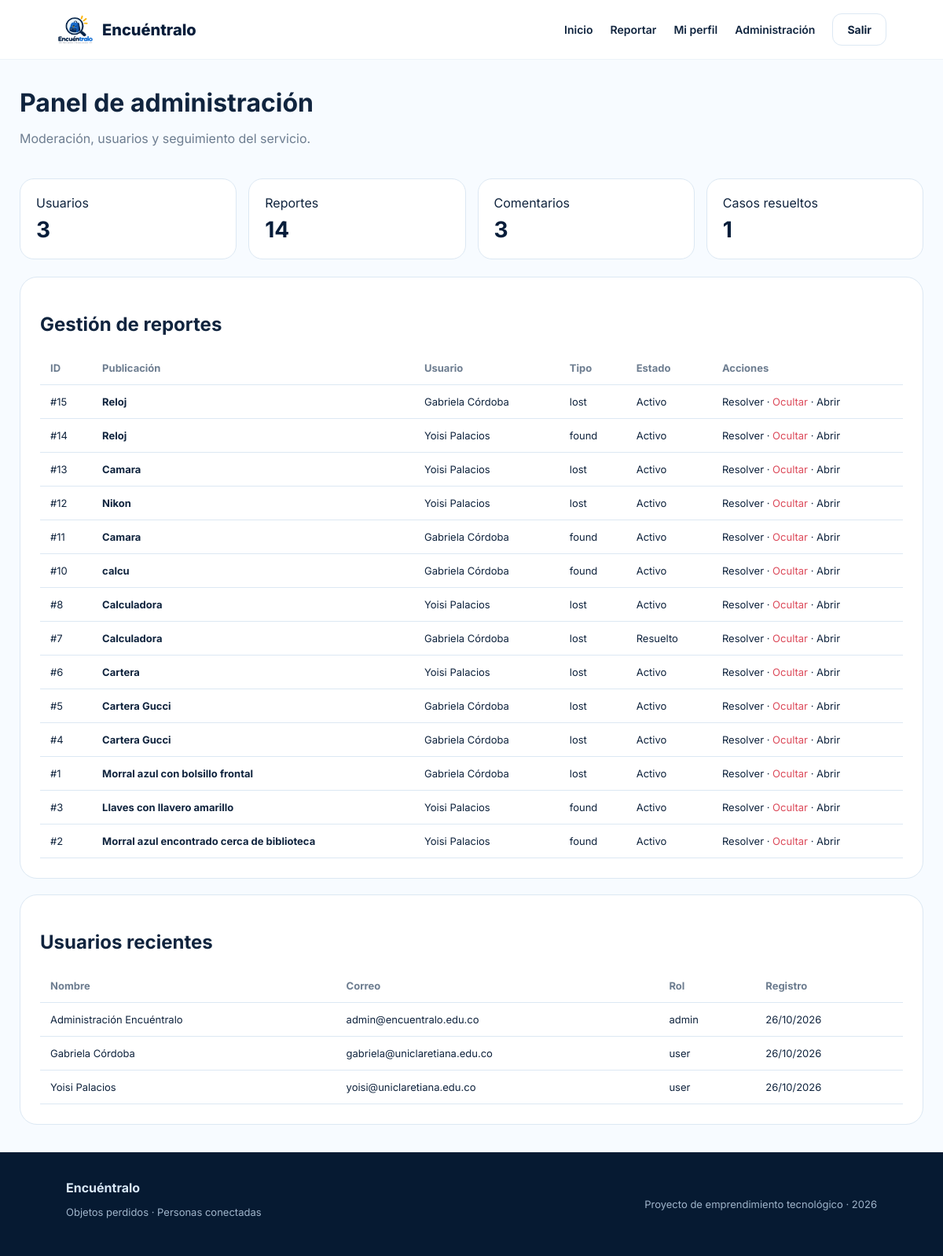
/admin/index.php (signed in), run on the app's committed database.
### tables this page shows
CREATE TABLE `reports` (
  `id` int(10) UNSIGNED NOT NULL,
  `user_id` int(10) UNSIGNED NOT NULL,
  `type` enum('lost','found') NOT NULL,
  `title` varchar(180) NOT NULL,
  `category` varchar(80) NOT NULL,
  `color` varchar(60) DEFAULT NULL,
  `location` varchar(180) NOT NULL,
  `event_date` date NOT NULL,
  `description` text NOT NULL,
  `image` varchar(255) DEFAULT NULL,
  `image_hash` varchar(64) DEFAULT NULL,
  `ai_label` varchar(255) DEFAULT NULL,
  `ai_confidence` decimal(5,2) NOT NULL DEFAULT 0.00,
  `ai_embedding` longtext DEFAULT NULL,
  `is_sensitive` tinyint(1) NOT NULL DEFAULT 0,
  `status` enum('open','resolved','hidden') NOT NULL DEFAULT 'open',
  `created_at` timestamp NOT NULL DEFAULT current_timestamp(),
  `updated_at` timestamp NOT NULL DEFAULT current_timestamp() ON UPDATE current_timestamp()
);

CREATE TABLE `users` (
  `id` int(10) UNSIGNED NOT NULL,
  `name` varchar(120) NOT NULL,
  `email` varchar(180) NOT NULL,
  `password` varchar(255) NOT NULL,
  `role` enum('user','admin') NOT NULL DEFAULT 'user',
  `active` tinyint(1) NOT NULL DEFAULT 1,
  `last_login` datetime DEFAULT NULL,
  `created_at` timestamp NOT NULL DEFAULT current_timestamp()
);

### includes/functions.php (called while the page is built, shortened)
<?php
function e($v){return htmlspecialchars((string)$v,ENT_QUOTES,'UTF-8');}
function url($p=''){return BASE_URL.'/'.ltrim($p,'/');}

### admin/index.php (the view)
<?php require '../includes/functions.php';require_admin();if(isset($_GET['action'],$_GET['id'])){$id=intval($_GET['id']);$a=$_GET['action'];if($a==='resolve')$pdo->prepare("UPDATE reports SET status='resolved' WHERE id=?")->execute([$id]);if($a==='hide')$pdo->prepare("UPDATE reports SET status='hidden' WHERE id=?")->execute([$id]);if($a==='open')$pdo->prepare("UPDATE reports SET status='open' WHERE id=?")->execute([$id]);flash('Estado actualizado.');header('Location: '.url('admin/index.php'));exit;}$stats=$pdo->query("SELECT (SELECT COUNT(*) FROM users) users,(SELECT COUNT(*) FROM reports) reports,(SELECT COUNT(*) FROM comments) comments,(SELECT COUNT(*) FROM reports WHERE status='resolved') resolved")->fetch();$rs=$pdo->query('SELECT r.*,u.name FROM reports r JOIN users u ON u.id=r.user_id ORDER BY r.created_at DESC')->fetchAll();$us=$pdo->query('SELECT id,name,email,role,active,created_at FROM users ORDER BY created_at DESC LIMIT 10')->fetchAll();$title='Administración';require '../includes/header.php';?><main class="dashboard"><div class="welcome"><div><h1>Panel de administración</h1><p class="muted">Moderación, usuarios y seguimiento del servicio.</p></div></div><div class="stats"><div class="stat"><span>Usuarios</span><b><?=$stats['users']?></b></div><div class="stat"><span>Reportes</span><b><?=$stats['reports']?></b></div><div class="stat"><span>Comentarios</span><b><?=$stats['comments']?></b></div><div class="stat"><span>Casos resueltos</span><b><?=$stats['resolved']?></b></div></div><div class="panel"><h2>Gestión de reportes</h2><div style="overflow:auto"><table><tr><th>ID</th><th>Publicación</th><th>Usuario</th><th>Tipo</th><th>Estado</th><th>Acciones</th></tr><?php foreach($rs as $r):?><tr><td>#<?=$r['id']?></td><td><a href="<?=url('reports/view.php?id='.$r['id'])?>"><b><?=e($r['title'])?></b></a></td><td><?=e($r['name'])?></td><td><?=e($r['type'])?></td><td><?=$r['status']==='resolved'?'Resuelto':($r['status']==='open'?'Activo':'Oculto')?></td><td><a href="?action=resolve&id=<?=$r['id']?>">Resolver</a> · <a class="danger" href="?action=hide&id=<?=$r['id']?>">Ocultar</a> · <a href="?action=open&id=<?=$r['id']?>">Abrir</a></td></tr><?php endforeach;?></table></div></div><div class="panel" style="margin-top:20px"><h2>Usuarios recientes</h2><table><tr><th>Nombre</th><th>Correo</th><th>Rol</th><th>Registro</th></tr><?php foreach($us as $u):?><tr><td><?=e($u['name'])?></td><td><?=e($u['email'])?></td><td><?=e($u['role'])?></td><td><?=date('d/m/Y',strtotime($u['created_at']))?></td></tr><?php endforeach;?></table></div></main><?php require '../includes/footer.php';?>

### assets/css/style.css (style rules this page uses)
:root { --navy:#071d3a;--blue:#1674e8;--blue2:#3aa0ff;--sky:#eef7ff;--yellow:#ffbd1a;--text:#10243e;--muted:#6d7d90;--line:#dce8f3;--white:#fff;--green:#0c9b72;--red:#dc4a5a }
* { box-sizing:border-box }
body { margin:0;font-family:Inter,system-ui,sans-serif;background:#f7fbff;color:var(--text) }
a { text-decoration:none;color:inherit }
.dashboard { max-width:1250px;margin:35px auto;padding:0 25px }
.welcome { display:flex;justify-content:space-between;align-items:center;margin-bottom:25px }
.welcome h1 { margin:0;font-size:32px }
.muted { color:var(--muted) }
.stats { display:grid;grid-template-columns:repeat(4,1fr);gap:15px;margin:22px 0 }
.stat { background:#fff;border:1px solid var(--line);border-radius:18px;padding:20px }
.stat b { display:block;font-size:28px;color:var(--navy);margin-top:7px }
.panel { background:#fff;border:1px solid var(--line);border-radius:22px;padding:25px }
table { width:100%;border-collapse:collapse;background:#fff }
th,td { text-align:left;padding:13px;border-bottom:1px solid var(--line);font-size:13px }
th { color:var(--muted) }
.danger { color:var(--red) }

### data on the page
reports: id "15", title "Reloj", user.name "Gabriela Córdoba", type "lost", status "Activo"
reports: id "14", title "Reloj", user.name "Yoisi Palacios", type "found", status "Activo"
reports: id "13", title "Camara", user.name "Yoisi Palacios", type "lost", status "Activo"
reports: id "12", title "Nikon", user.name "Yoisi Palacios", type "lost", status "Activo"
reports: id "11", title "Camara", user.name "Gabriela Córdoba", type "found", status "Activo"
reports: id "10", title "calcu", user.name "Gabriela Córdoba", type "found", status "Activo"
reports: id "8", title "Calculadora", user.name "Yoisi Palacios", type "lost", status "Activo"
reports: id "7", title "Calculadora", user.name "Gabriela Córdoba", type "lost", status "Resuelto"
reports: id "6", title "Cartera", user.name "Yoisi Palacios", type "lost", status "Activo"
reports: id "5", title "Cartera Gucci", user.name "Gabriela Córdoba", type "lost", status "Activo"
reports: id "4", title "Cartera Gucci", user.name "Gabriela Córdoba", type "lost", status "Activo"
reports: id "1", title "Morral azul con bolsillo frontal", user.name "Gabriela Córdoba", type "lost", status "Activo"
reports: id "3", title "Llaves con llavero amarillo", user.name "Yoisi Palacios", type "found", status "Activo"
reports: id "2", title "Morral azul encontrado cerca de biblioteca", user.name "Yoisi Palacios", type "found", status "Activo"
users: name "Administración Encuéntralo", email "admin@encuentralo.edu.co", role "admin", created_at "26/10/2026"
users: name "Gabriela Córdoba", email "gabriela@uniclaretiana.edu.co", role "user", created_at "26/10/2026"
users: name "Yoisi Palacios", email "yoisi@uniclaretiana.edu.co", role "user", created_at "26/10/2026"

### other printed values
$stats['users'] "3"
$stats['reports'] "14"
$stats['comments'] "3"
$stats['resolved'] "1"
